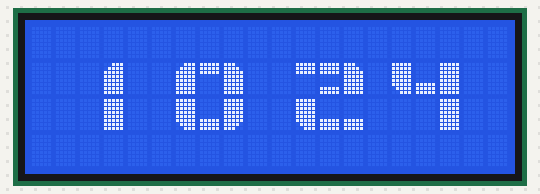
Simulated run of this sketch. Board: Arduino Uno, built with avr-gcc and run on an emulated ATmega328P. Shown: 20×4 character LCD. The local clock reads 2024-03-15 10:24:30 at power-on unless the sketch sets it.

Above: at 0.1 s.
At 30.3 s:
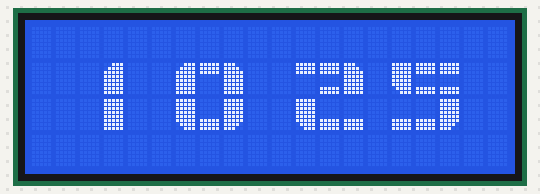
At 90.6 s:
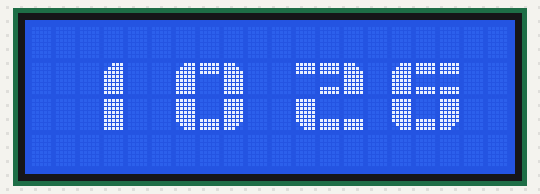

The sketch:

clock_lcd_2004_ds1307.ino
```cpp
// Date and time functions using a DS1307 RTC connected via I2C and Wire lib

// include the library code:
#include <LiquidCrystal.h>

// initialize the library with the numbers of the interface pins
LiquidCrystal lcd(12, 11, 5, 4, 3, 2);

#include "Wire.h"
#include "RTClib.h"
RTC_DS1307 rtc;

byte LT[8] =
{
  B00111,
  B01111,
  B11111,
  B11111,
  B11111,
  B11111,
  B11111,
  B11111
};
byte UB[8] =
{
  B11111,
  B11111,
  B11111,
  B00000,
  B00000,
  B00000,
  B00000,
  B00000
};
byte RT[8] =
{

  B11100,
  B11110,
  B11111,
  B11111,
  B11111,
  B11111,
  B11111,
  B11111
};
byte LL[8] =
{


  B11111,
  B11111,
  B11111,
  B11111,
  B11111,
  B11111,
  B01111,
  B00111
};
byte LB[8] =
{
  B00000,
  B00000,
  B00000,
  B00000,
  B00000,
  B11111,
  B11111,
  B11111
};
byte LR[8] =
{


  B11111,
  B11111,
  B11111,
  B11111,
  B11111,
  B11111,
  B11110,
  B11100
};
byte MB[8] =
{
  B11111,
  B11111,
  B11111,
  B00000,
  B00000,
  B00000,
  B11111,
  B11111
};
byte block[8] =
{
  B11111,
  B11111,
  B11111,
  B11111,
  B11111,
  B11111,
  B11111,
  B11111
};
// loop counter
int count = 0;

void setup () {
  #ifdef AVR
    Wire.begin();
  #else
    Wire1.begin(); // Shield I2C pins connect to alt I2C bus on Arduino Due
  #endif
  rtc.begin();
  DateTime now = rtc.now();

  lcd.begin(20, 4);                      // initialize the lcd
  lcd.home();
  lcd.createChar(0,LT);
  lcd.createChar(1,UB);
  lcd.createChar(2,RT);
  lcd.createChar(3,LL);
  lcd.createChar(4,LB);
  lcd.createChar(5,LR);
  lcd.createChar(6,MB);
  lcd.createChar(7,block);
  lcd.clear();
}


void custom0(int x)
{ // uses segments to build the number 0

  lcd.setCursor(x,1); // set cursor to column 0, line 0 (first row)
  lcd.write((byte) 0);  // call each segment to create
  lcd.write((byte) 1);  // top half of the number
  lcd.write((byte) 2);
  lcd.setCursor(x, 2); // set cursor to colum 0, line 1 (second row)
  lcd.write((byte) 3);  // call each segment to create
  lcd.write((byte) 4);  // bottom half of the number
  lcd.write((byte) 5);
}

void custom1(int x)
{
  lcd.setCursor(x,1);
  lcd.print(" ");
  lcd.write((byte) 0);
  lcd.print(" ");
  lcd.setCursor(x,2);
  lcd.print(" ");
  lcd.write((byte) 7);
  lcd.print(" ");
}

void custom2(int x)
{
  lcd.setCursor(x,1);
  lcd.write((byte) 1);
  lcd.write((byte) 6);
  lcd.write((byte) 2);
  lcd.setCursor(x, 2);
  lcd.write((byte) 3);
  lcd.write((byte) 4);
  lcd.write((byte) 4);
}

void custom3(int x)
{
  lcd.setCursor(x,1);
  lcd.write((byte) 6);
  lcd.write((byte) 6);
  lcd.write((byte) 2);
  lcd.setCursor(x, 2);
  lcd.write((byte) 4);
  lcd.write((byte) 4);
  lcd.write((byte) 5);
}

void custom4(int x)
{
  lcd.setCursor(x,1);
  lcd.write((byte) 3);
  lcd.write((byte) 4);
  lcd.write((byte) 7);
  lcd.setCursor(x, 2);
  lcd.print(" ");
  lcd.print(" ");
  lcd.write((byte) 7);
}

void custom5(int x)
{
  lcd.setCursor(x,1);
  lcd.write((byte) 3);
  lcd.write((byte) 6);
  lcd.write((byte) 6);
  lcd.setCursor(x, 2);
  lcd.write((byte) 4);
  lcd.write((byte) 4);
  lcd.write((byte) 5);
}

void custom6(int x)
{
  lcd.setCursor(x,1);
  lcd.write((byte) 0);
  lcd.write((byte) 6);
  lcd.write((byte) 6);
  lcd.setCursor(x, 2);
  lcd.write((byte) 3);
  lcd.write((byte) 4);
  lcd.write((byte) 5);
}

void custom7(int x)
{
  lcd.setCursor(x,1);
  lcd.write((byte) 1);
  lcd.write((byte) 1);
  lcd.write((byte) 2);
  lcd.setCursor(x, 2);
  lcd.print(" ");
  lcd.print(" ");
  lcd.write((byte) 7);
}

void custom8(int x)
{
  lcd.setCursor(x,1);
  lcd.write((byte) 0);
  lcd.write((byte) 6);
  lcd.write((byte) 2);
  lcd.setCursor(x, 2);
  lcd.write((byte) 3);
  lcd.write((byte) 4);
  lcd.write((byte) 5);
}

void custom9(int x)
{
  lcd.setCursor(x,1);
  lcd.write((byte) 0);
  lcd.write((byte) 6);
  lcd.write((byte) 2);
  lcd.setCursor(x, 2);
  lcd.write((byte) 4);
  lcd.write((byte) 4);
  lcd.write((byte) 5);

}


void loop () {
  DateTime now = rtc.now();
  printDigits(now.hour()/10,2);
  printDigits(now.hour()%10,6);

  printDigits(now.minute()/10,11);
  printDigits(now.minute()%10,15);

  delay(1000);
}

void printDigits(int digits, int x){
  // utility function for digital clock display: prints preceding colon and leading 0

  switch (digits) {
  case 0:
    custom0(x);
    break;
  case 1:
    custom1(x);
    break;
  case 2:
    custom2(x);
    break;
  case 3:
    custom3(x);
    break;
  case 4:
    custom4(x);
    break;
  case 5:
    custom5(x);
    break;
  case 6:
    custom6(x);
    break;
  case 7:
    custom7(x);
    break;
  case 8:
    custom8(x);
    break;
  case 9:
    custom9(x);
    break;

  }
}
```

Measured:
- what the display in image 1 shows lasts 60.3 s, from 30.3 s to 90.6 s
